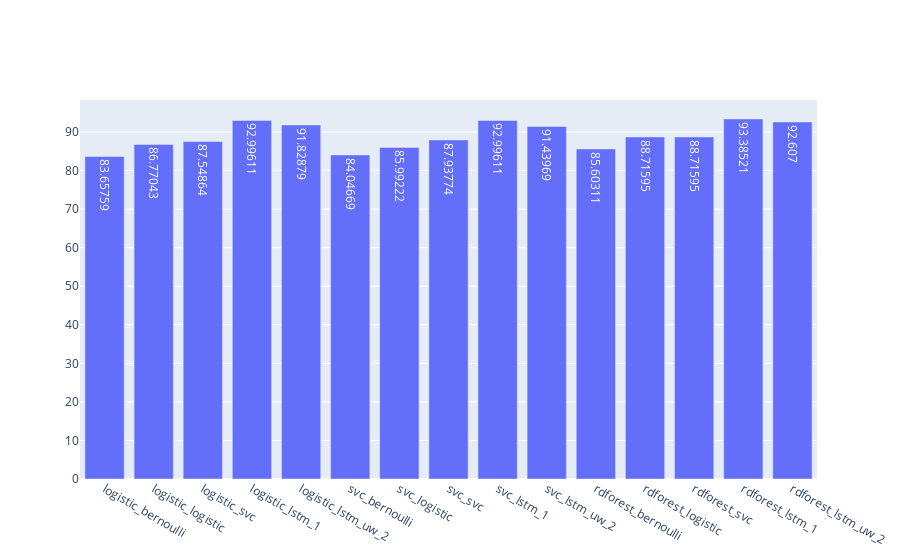

This figure's notebook cell:
### Code cell
ShopeeModel.accBarChart(models_acc)

### Figure 1 — Plotly figure (JSON) as saved in the notebook; plotly's stock layout.template omitted (floating-point values rounded to 4 significant figures)
{"data": [{"text": ["83.65759", "86.77043", "87.54864", "92.99611", "91.82879", "84.04669", "85.99222", "87.93774", "92.99611", "91.43969", "85.60311", "88.71595", "88.71595", "93.38521", "92.607"], "textposition": "auto", "type": "bar", "x": ["logistic_bernoulli", "logistic_logistic", "logistic_svc", "logistic_lstm_1", "logistic_lstm_uw_2", "svc_bernoulli", "svc_logistic", "svc_svc", "svc_lstm_1", "svc_lstm_uw_2", "rdforest_bernoulli", "rdforest_logistic", "rdforest_svc", "rdforest_lstm_1", "rdforest_lstm_uw_2"], "y": [83.66, 86.77, 87.55, 93.0, 91.83, 84.05, 85.99, 87.94, 93.0, 91.44, 85.6, 88.72, 88.72, 93.39, 92.61]}], "layout": {}}
